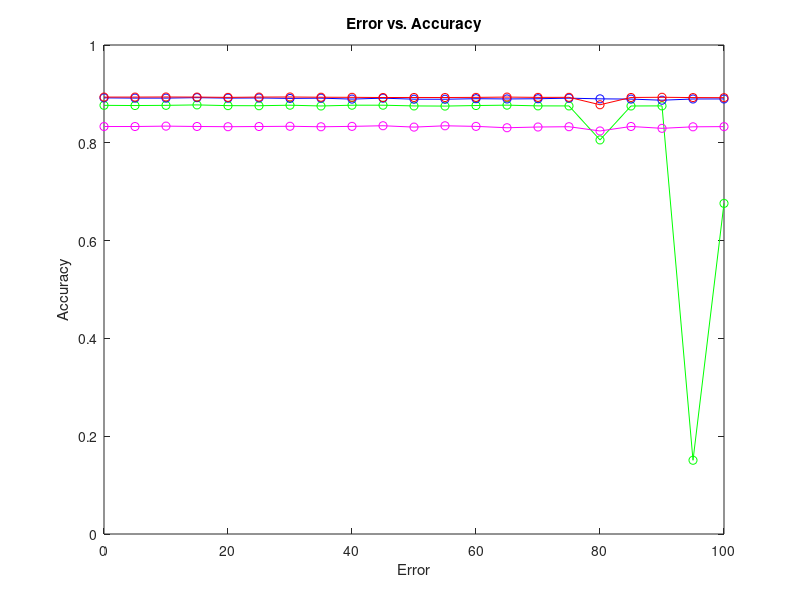
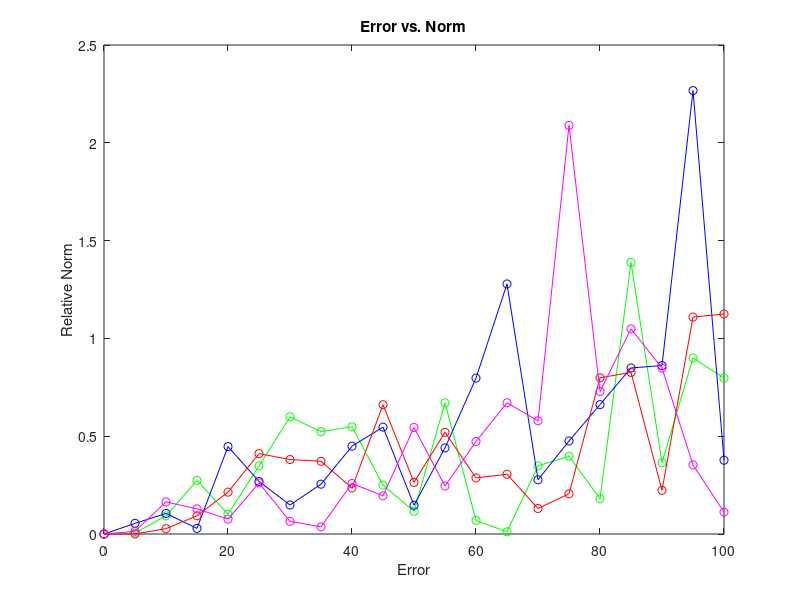

Recreate these plots in MATLAB, in order.
fileID_acc = fopen('test.txt','r');
fileID_norm = fopen('norm.txt','r');
f_cost_acc_lam5 = fopen('cost_1e-5.txt','r');
f_cost_norm_lam5 = fopen('norm_1e-5.txt', 'r');
f_cost_acc = fopen('cost_test.txt','r');
f_cost_norm = fopen('cost_norm.txt', 'r');
f_cost_acc_lam3 = fopen('cost_test_1e-3.txt', 'r');
f_norm_acc_lam3 = fopen('cost_norm_1e-3.txt', 'r');

formatSpec = '%f';

accuracy = fscanf(fileID_acc, formatSpec);
norm = fscanf(fileID_norm, formatSpec);
acc_cost = fscanf(f_cost_acc, formatSpec);
norm_cost = fscanf(f_cost_norm, formatSpec);
lamb3acc = fscanf(f_cost_acc_lam3, formatSpec);
lamb3norm = fscanf(f_norm_acc_lam3, formatSpec);
lamb5acc = fscanf(f_cost_acc_lam5, formatSpec);
lamb5norm = fscanf(f_cost_norm_lam5, formatSpec);

acc_data_points = 21;
num_trials = 10;
acc_trials = zeros(acc_data_points,1);
norm_trials = zeros(acc_data_points,1);
acc_cost_trials = zeros(acc_data_points,1);
norm_cost_trials = zeros(acc_data_points,1);
lam3acc_trials = zeros(acc_data_points,1);
lam3norm_trials = zeros(acc_data_points,1);
lam5acc_trials = zeros(acc_data_points,1);
lam5norm_trials = zeros(acc_data_points,1);


for i=1:num_trials
    for j=1:acc_data_points
        acc_trials(j) = acc_trials(j) + accuracy((num_trials - 1)*acc_data_points + j);
        norm_trials(j) = norm_trials(j) + norm((num_trials - 1)*acc_data_points + j);
        acc_cost_trials(j) = acc_cost_trials(j) + acc_cost((num_trials - 1)*acc_data_points + j);
        norm_cost_trials(j) = norm_cost_trials(j) + norm_cost((num_trials - 1)*acc_data_points + j);
        lam3acc_trials(j) = lam3acc_trials(j) + lamb3acc((num_trials - 1)*acc_data_points + j);
        lam3norm_trials(j) = lam3norm_trials(j) + lamb3norm((num_trials - 1)*acc_data_points + j);
        lam5acc_trials(j) = lam5acc_trials(j) + lamb5acc((num_trials - 1)*acc_data_points + j);
        lam5norm_trials(j) = lam5norm_trials(j) + lamb5norm((num_trials - 1)*acc_data_points + j);
    end
end
f_acc = figure;
f_norm = figure;

acc_trials = acc_trials/num_trials;
norm_trials = norm_trials/num_trials;
acc_cost_trials = acc_cost_trials/num_trials;
norm_cost_trials = norm_cost_trials/num_trials;
lam3acc_trials = lam3acc_trials/num_trials;
lam3norm_trials = lam3norm_trials/num_trials;
lam5acc_trials = lam5acc_trials/num_trials;
lam5norm_trials = lam5norm_trials/num_trials;
xpos = linspace(0,100,acc_data_points);
figure(f_acc);

plot(xpos, acc_trials,'-go',xpos,lam5acc_trials, '-bo',xpos, acc_cost_trials, '-ro',xpos,lam3acc_trials, '-mo');

title('Error vs. Accuracy')
xlabel('Error')
ylabel('Accuracy')
figure(f_norm)

plot(xpos, norm_trials,'-go',xpos,lam5norm_trials, '-bo',xpos, norm_cost_trials, '-ro',xpos,lam3norm_trials, '-mo');
title('Error vs. Norm')
xlabel('Error')
ylabel('Relative Norm')